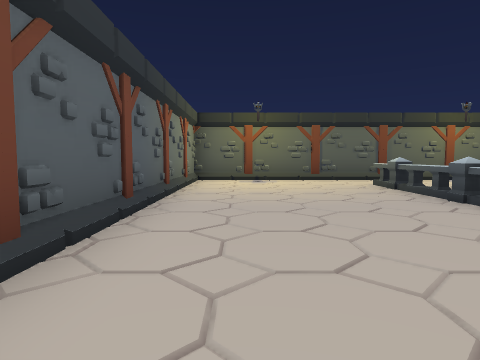
View 1 (above)

16 first-person views from a walk through a 3-D level made in the Unity game engine. The camera is 1.3 m above the floor, tilts 4° down and sees 75° across. The floor is counted in squares, 2 m on a side. Each view is taken from the middle of a square. On the plan, view 1 faces up. The plan holds only what a view shows up to about 10 squares ahead; the rest is blank. The place goes on beyond the plan. The player is left out. Some animated figures are not drawn.

View 2
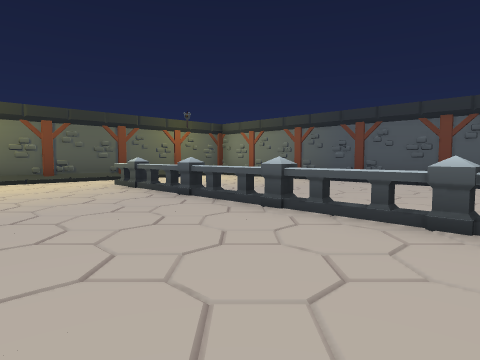

View 3
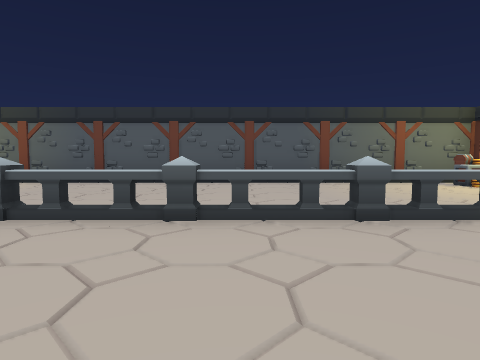

View 4
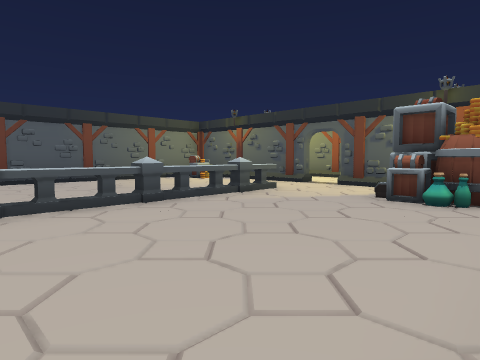

View 5
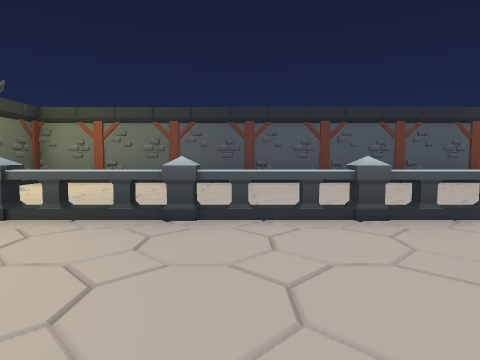

View 6
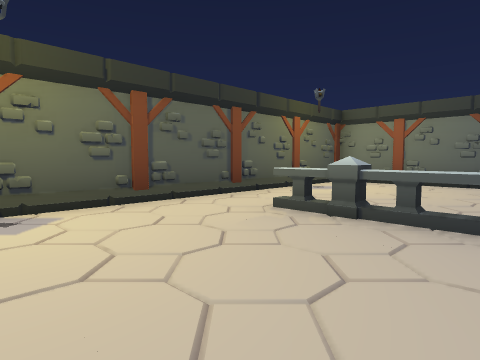

View 7
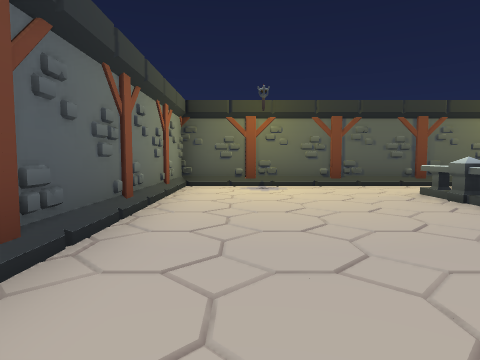

View 8
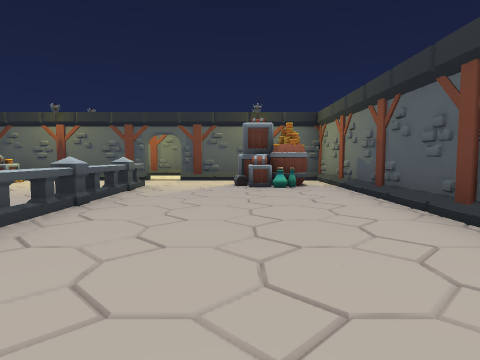

View 9
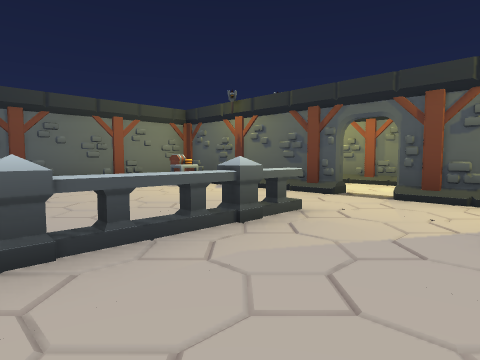

View 10
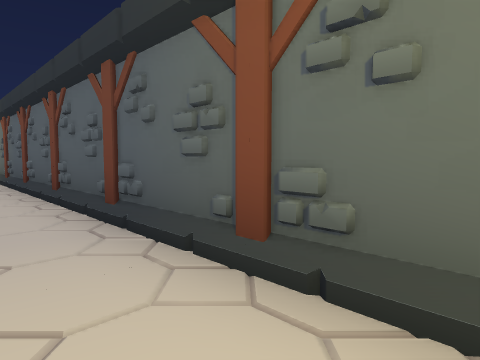

View 11
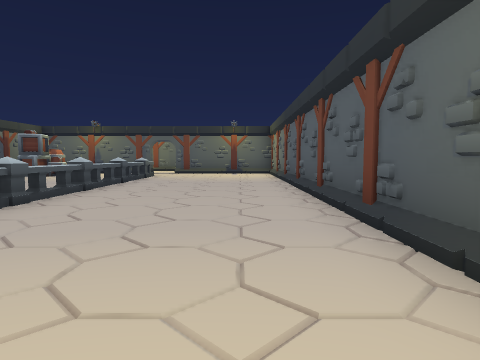

View 12
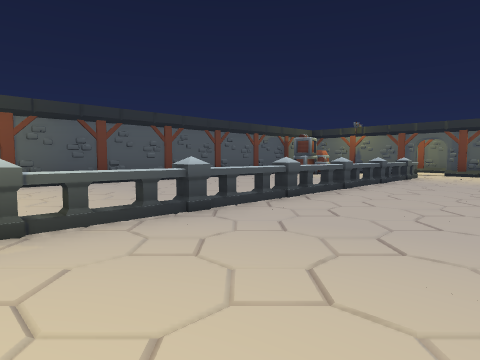

View 13
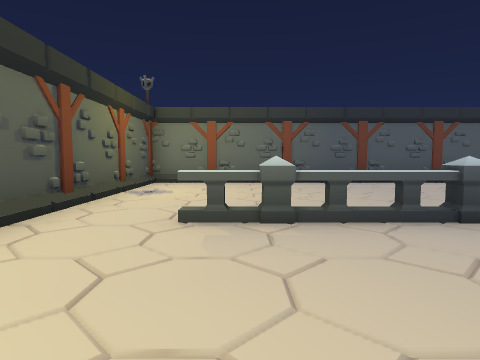

View 14
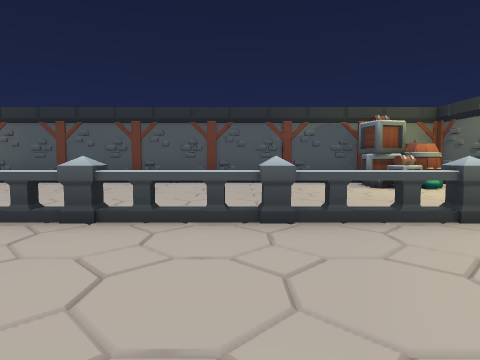

View 15
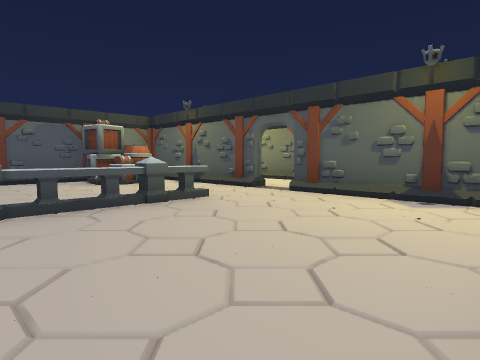

View 16
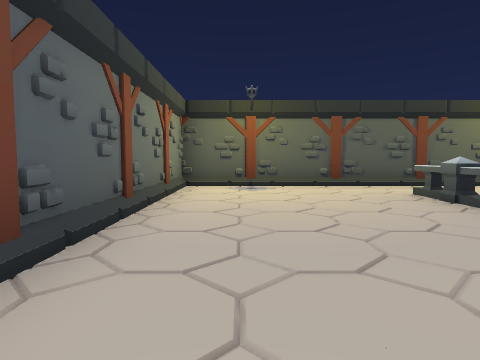

### Floor plan
Points are (right, up) in squares from view 1. A wall is a line through its corners. A room is listed if a view was taken in it or the views show most of it. See-through windows are left out.
Room 1 (views 1, 2, 3, 4, 5, 6, 7, 8, 9)
walls: (-1.4, 0) (-1.4, -6.2) (-0.9, -6.2); (3.7, -6.2) (8.4, -6.2) (8.4, 9.4) (-1.4, 9.4) (-1.4, 1.6); (0.9, -6.2) (2.7, -6.2)
ways out: opening at (3, -6)
objects: other object (0, -5) to (0, -4); other object (1, -5); other object (3, -4) to (3, -3); other object (3, -2) to (3, -1); other object (3, 0) to (3, 1); other object (3, 2) to (3, 3); other object (3, 4) to (3, 5); other object (3, 6) to (3, 7); other object (7, -5)
Room 2 (views 10, 11, 12, 13, 14, 15, 16)
walls: (13.7, -6.2) (17.5, -6.2); (17.5, 9.4) (8.6, 9.4) (8.6, -3.5); (9.6, -6.2) (12.7, -6.2)
ways out: opening at (13, -6)
objects: other object (13, -4) to (13, -3); other object (13, -2) to (13, -1); other object (13, 0) to (13, 1); other object (13, 2) to (13, 3); other object (13, 4) to (13, 5); other object (13, 6) to (13, 7); other object (17, -5) to (17, -4)

Where each view was taken, in squares from view 1:
view 1: 0 up, 0 right, facing up
view 2: 0 up, 0 right, facing up-right
view 3: 0 up, 0 right, facing right
view 4: 1 up, 1 left, facing down-right
view 5: 4 up, 0 right, facing right
view 6: 5 up, 0 right, facing up-right
view 7: 2 up, 0 right, facing up
view 8: 3 up, 1 right, facing down
view 9: 1 down, 1 right, facing down-right
view 10: 7 up, 10 right, facing down-left
view 11: 7 up, 10 right, facing down
view 12: 7 up, 10 right, facing down-right
view 13: 7 up, 10 right, facing right
view 14: 1 down, 10 right, facing right
view 15: 1 down, 9 right, facing down-right
view 16: 2 up, 10 right, facing up
